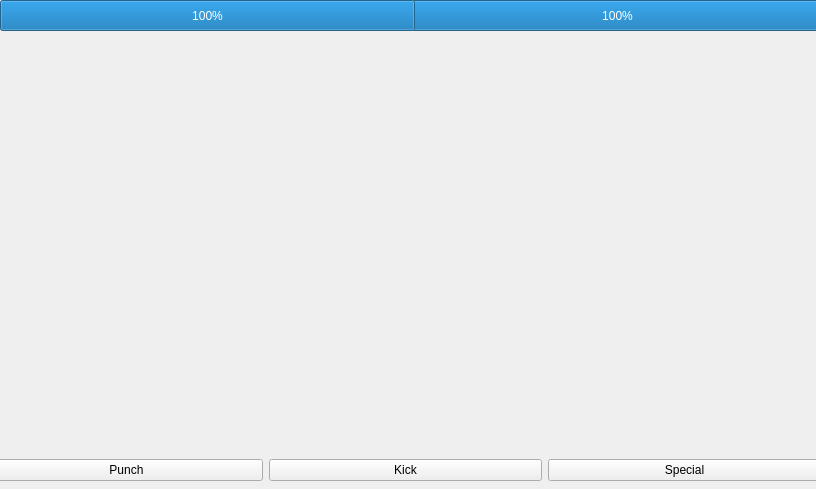
<?xml version="1.0" encoding="UTF-8"?>
<ui version="4.0">
 <class>MainWindow</class>
 <widget class="QMainWindow" name="MainWindow">
  <property name="geometry">
   <rect>
    <x>0</x>
    <y>0</y>
    <width>816</width>
    <height>489</height>
   </rect>
  </property>
  <property name="minimumSize">
   <size>
    <width>816</width>
    <height>489</height>
   </size>
  </property>
  <property name="maximumSize">
   <size>
    <width>816</width>
    <height>489</height>
   </size>
  </property>
  <property name="windowTitle">
   <string>MainWindow</string>
  </property>
  <widget class="QWidget" name="centralwidget">
   <widget class="QProgressBar" name="enemyHealth">
    <property name="geometry">
     <rect>
      <x>410</x>
      <y>0</y>
      <width>415</width>
      <height>31</height>
     </rect>
    </property>
    <property name="value">
     <number>100</number>
    </property>
    <property name="alignment">
     <set>Qt::AlignLeading|Qt::AlignLeft|Qt::AlignVCenter</set>
    </property>
   </widget>
   <widget class="QProgressBar" name="playerHealth">
    <property name="geometry">
     <rect>
      <x>0</x>
      <y>0</y>
      <width>415</width>
      <height>31</height>
     </rect>
    </property>
    <property name="value">
     <number>100</number>
    </property>
    <property name="alignment">
     <set>Qt::AlignLeading|Qt::AlignLeft|Qt::AlignVCenter</set>
    </property>
   </widget>
   <widget class="QWidget" name="gridLayoutWidget">
    <property name="geometry">
     <rect>
      <x>-10</x>
      <y>430</y>
      <width>831</width>
      <height>80</height>
     </rect>
    </property>
    <layout class="QGridLayout" name="gridLayout_2">
     <item row="0" column="0">
      <widget class="QPushButton" name="btnPunch_2">
       <property name="text">
        <string>Punch</string>
       </property>
      </widget>
     </item>
     <item row="0" column="1">
      <widget class="QPushButton" name="btnKick_2">
       <property name="text">
        <string>Kick</string>
       </property>
      </widget>
     </item>
     <item row="0" column="2">
      <widget class="QPushButton" name="btnSpecial_2">
       <property name="text">
        <string>Special</string>
       </property>
      </widget>
     </item>
    </layout>
   </widget>
  </widget>
 </widget>
 <resources/>
 <connections/>
</ui>
